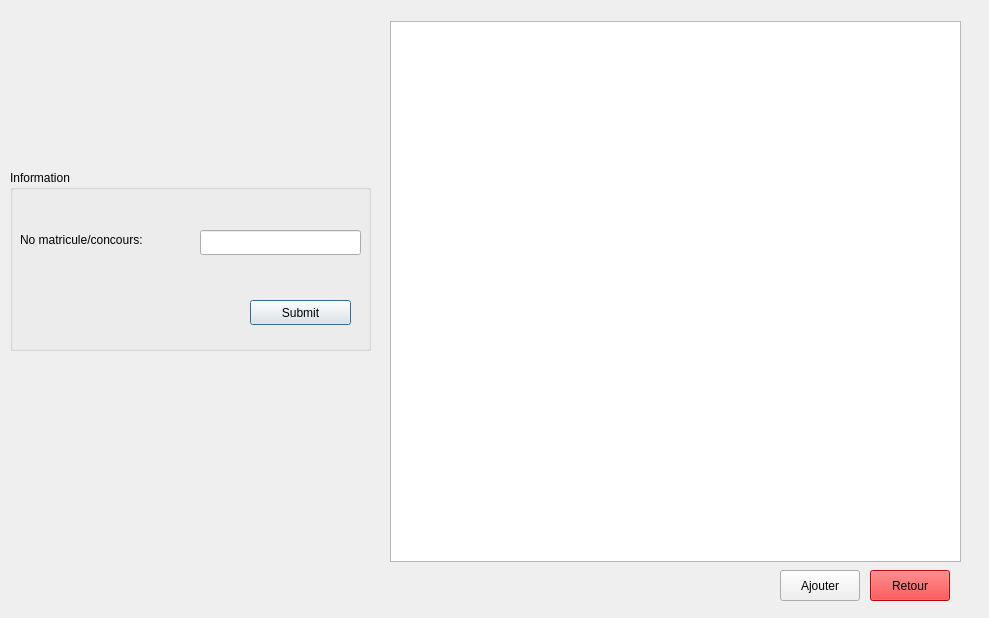
<?xml version="1.0" encoding="UTF-8"?>
<ui version="4.0">
 <class>ajout_echel</class>
 <widget class="QDialog" name="ajout_echel">
  <property name="geometry">
   <rect>
    <x>0</x>
    <y>0</y>
    <width>989</width>
    <height>618</height>
   </rect>
  </property>
  <property name="windowTitle">
   <string>Dialog</string>
  </property>
  <widget class="QTableView" name="tableView">
   <property name="geometry">
    <rect>
     <x>390</x>
     <y>21</y>
     <width>571</width>
     <height>541</height>
    </rect>
   </property>
  </widget>
  <widget class="QGroupBox" name="groupBox">
   <property name="geometry">
    <rect>
     <x>10</x>
     <y>170</y>
     <width>361</width>
     <height>181</height>
    </rect>
   </property>
   <property name="title">
    <string>Information</string>
   </property>
   <widget class="QLineEdit" name="lineEdit">
    <property name="geometry">
     <rect>
      <x>190</x>
      <y>60</y>
      <width>161</width>
      <height>25</height>
     </rect>
    </property>
   </widget>
   <widget class="QLabel" name="label">
    <property name="geometry">
     <rect>
      <x>10</x>
      <y>60</y>
      <width>171</width>
      <height>20</height>
     </rect>
    </property>
    <property name="text">
     <string>No matricule/concours:</string>
    </property>
   </widget>
   <widget class="QPushButton" name="pushButton">
    <property name="geometry">
     <rect>
      <x>240</x>
      <y>130</y>
      <width>101</width>
      <height>25</height>
     </rect>
    </property>
    <property name="text">
     <string>Submit</string>
    </property>
   </widget>
  </widget>
  <widget class="QPushButton" name="pushButton_2">
   <property name="geometry">
    <rect>
     <x>870</x>
     <y>570</y>
     <width>80</width>
     <height>31</height>
    </rect>
   </property>
   <property name="styleSheet">
    <string notr="true">background-color: rgb(255, 7, 7);
color:black;</string>
   </property>
   <property name="text">
    <string>Retour</string>
   </property>
  </widget>
  <widget class="QPushButton" name="pushButton_3">
   <property name="geometry">
    <rect>
     <x>780</x>
     <y>570</y>
     <width>80</width>
     <height>31</height>
    </rect>
   </property>
   <property name="text">
    <string>Ajouter</string>
   </property>
  </widget>
 </widget>
 <resources/>
 <connections/>
</ui>
